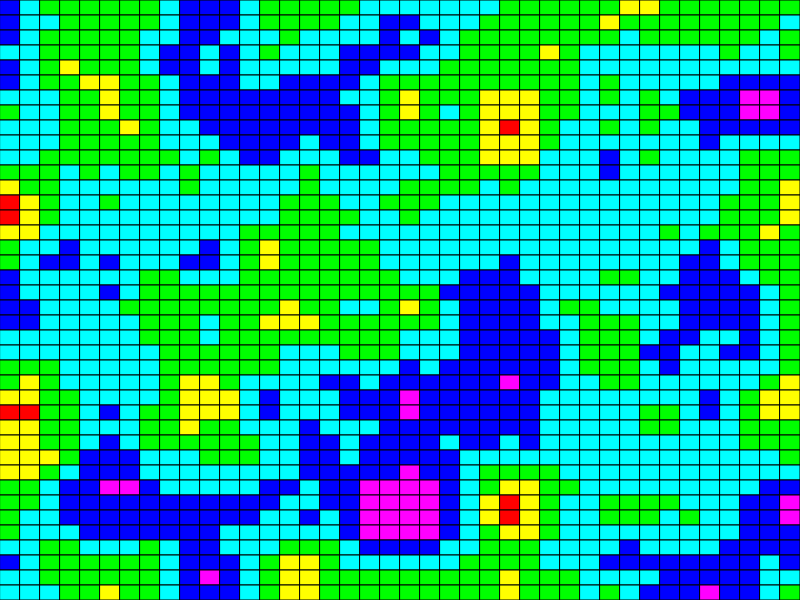
Frame 1 (no input)
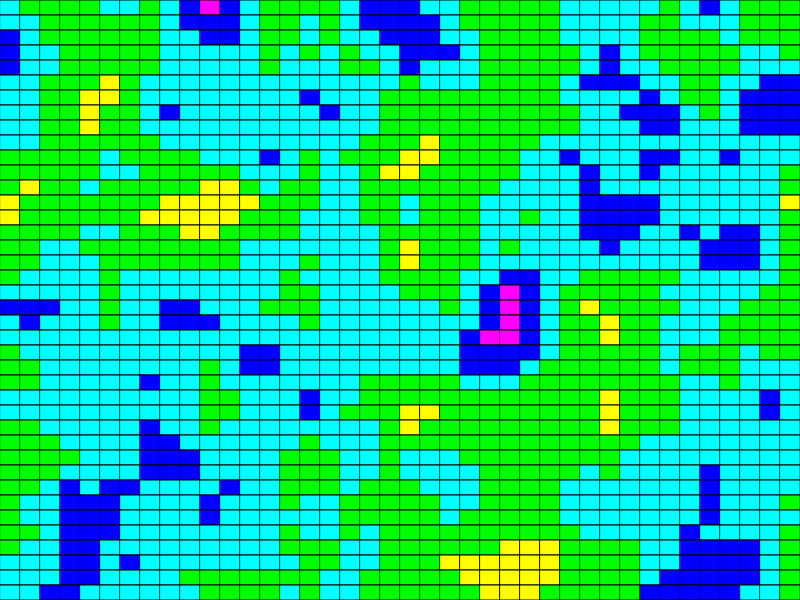
Frame 60 (no input)
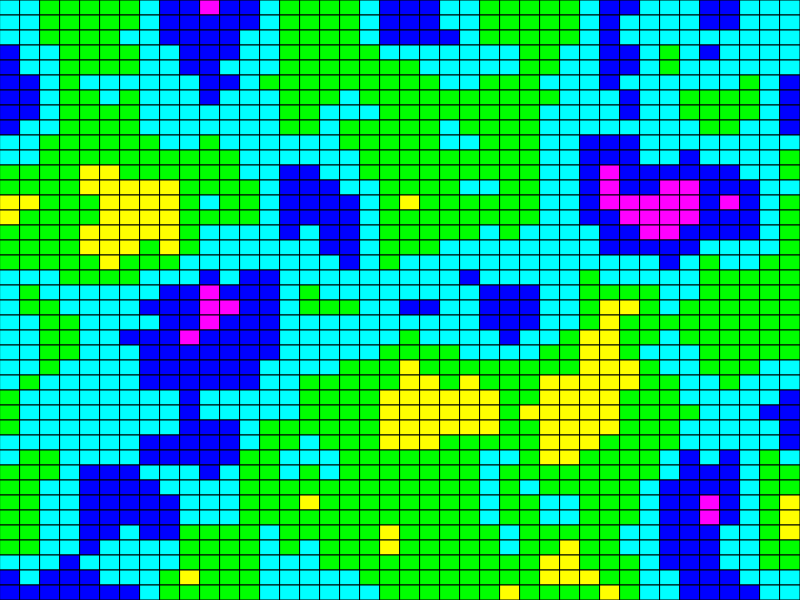
Frame 120 (the mouse pressed at the canvas centre since frame 60)

The p5.js sketch that drew these frames (run headless with seeded random() and noise() and a simulated clock; from frame 60 on, the mouse is pressed at the canvas centre):

// p5.js sketch
// ── sketch.js
let noiseVal = 0; // starting noise value
let noiseIncrement = 0.01; // increment value for noise animation

function setup() {
  createCanvas(800, 600);
}

function draw() {
  createGrid(40, 40);
  //update the noiseVal variable over time
  noiseVal += noiseIncrement;
}

function createGrid(numRows, numCols) {

  // calculate cell size based on canvas dimensions and number of rows and columns
  let cellWidth = width / numCols;
  let cellHeight = height / numRows;
  
  // define a gradient of colors to use with Perlin noise
  let colors = [
    color(255, 0, 0),
    color(255, 255, 0),
    color(0, 255, 0),
    color(0, 255, 255),
    color(0, 0, 255),
    color(255, 0, 255),
    //color(128, 128, 128),
    color(255, 128, 0),
    //color(0, 128, 255)
  ];
   
  // nested for loop to create cells
  for (let row = 0; row < numRows; row++) {
    for (let col = 0; col < numCols; col++) {
      // calculate x and y positions for each cell
      let x = col * cellWidth;
      let y = row * cellHeight;
      
      // calculate a Perlin noise value based on the cell's x and y coordinates
      let cellNoiseVal = noise(x / 100, y / 100, noiseVal);
      
      // map the noise value to an index in the colors array
      let colorIndex = Math.floor(map(cellNoiseVal, 0, 1, 0, colors.length));
      let cellColor = colors[colorIndex];
      
      // set fill color for this cell
      fill(cellColor);
      
      // draw cell
      rect(x, y, cellWidth, cellHeight);
    }
  }
}

// ── style.css
html, body {
  background: #202020;
  margin: 0;
  padding: 0;
}

canvas {
  display: block;
  position: absolute;
  top: 50%;
  left: 50%;
  transform: translate(-50%, -50%);
}
